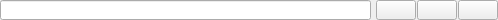
<ui version="4.0" >
 <class>Form</class>
 <widget class="QWidget" name="Form" >
  <property name="geometry" >
   <rect>
    <x>0</x>
    <y>0</y>
    <width>498</width>
    <height>20</height>
   </rect>
  </property>
  <property name="sizePolicy" >
   <sizepolicy vsizetype="Fixed" hsizetype="Expanding" >
    <horstretch>0</horstretch>
    <verstretch>0</verstretch>
   </sizepolicy>
  </property>
  <property name="minimumSize" >
   <size>
    <width>0</width>
    <height>20</height>
   </size>
  </property>
  <property name="maximumSize" >
   <size>
    <width>16777215</width>
    <height>20</height>
   </size>
  </property>
  <property name="windowTitle" >
   <string>Form</string>
  </property>
  <layout class="QHBoxLayout" >
   <property name="spacing" >
    <number>5</number>
   </property>
   <property name="leftMargin" >
    <number>0</number>
   </property>
   <property name="topMargin" >
    <number>0</number>
   </property>
   <property name="rightMargin" >
    <number>0</number>
   </property>
   <property name="bottomMargin" >
    <number>0</number>
   </property>
   <item>
    <widget class="QLineEdit" name="uiText" />
   </item>
   <item>
    <layout class="QHBoxLayout" >
     <property name="spacing" >
      <number>1</number>
     </property>
     <property name="leftMargin" >
      <number>0</number>
     </property>
     <property name="topMargin" >
      <number>0</number>
     </property>
     <property name="rightMargin" >
      <number>0</number>
     </property>
     <property name="bottomMargin" >
      <number>0</number>
     </property>
     <item>
      <widget class="QPushButton" name="pushClear" >
       <property name="toolTip" >
        <string>Remove</string>
       </property>
       <property name="text" >
        <string/>
       </property>
       <property name="icon" >
        <iconset resource="common.qrc" >:/images/images/trash.png</iconset>
       </property>
      </widget>
     </item>
     <item>
      <widget class="QPushButton" name="pushNew" >
       <property name="toolTip" >
        <string>New</string>
       </property>
       <property name="text" >
        <string/>
       </property>
       <property name="icon" >
        <iconset resource="common.qrc" >:/images/images/new.png</iconset>
       </property>
      </widget>
     </item>
     <item>
      <widget class="QPushButton" name="pushOpen" >
       <property name="toolTip" >
        <string>Search</string>
       </property>
       <property name="text" >
        <string/>
       </property>
       <property name="icon" >
        <iconset resource="common.qrc" >:/images/images/find.png</iconset>
       </property>
      </widget>
     </item>
    </layout>
   </item>
  </layout>
 </widget>
 <tabstops>
  <tabstop>uiText</tabstop>
  <tabstop>pushClear</tabstop>
 </tabstops>
 <resources>
  <include location="common.qrc" />
 </resources>
 <connections/>
</ui>
